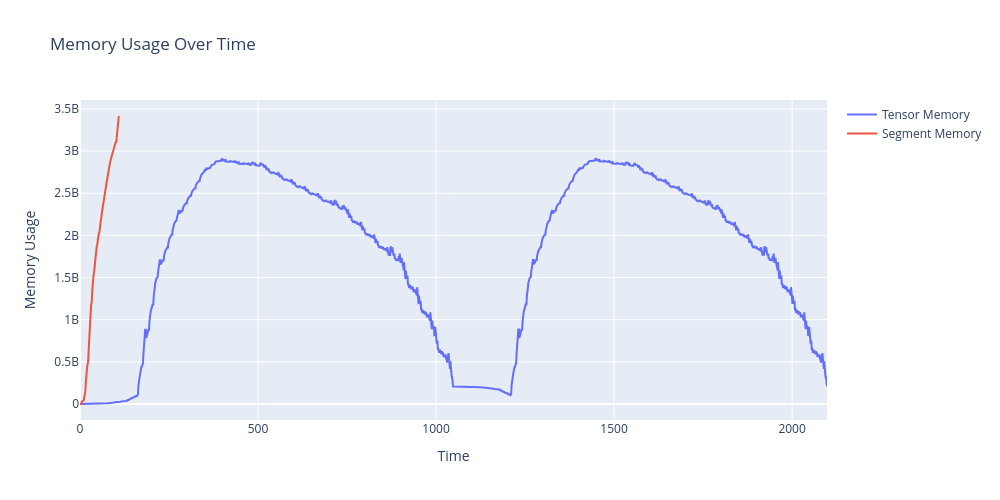

Write notebook code for a chart like this one.
### Code cell
xmem = XMem(
    batch_size=200,
    max_gpu_memory_in_gb=8
)
xmem.estimate(profiler_file=p_files[-1], output_only=True, is_transformer=False)
